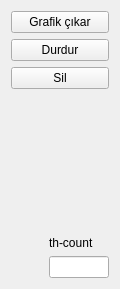
<?xml version="1.0" encoding="UTF-8"?>
<ui version="4.0">
 <class>Form</class>
 <widget class="QWidget" name="Form">
  <property name="geometry">
   <rect>
    <x>0</x>
    <y>0</y>
    <width>141</width>
    <height>297</height>
   </rect>
  </property>
  <property name="sizePolicy">
   <sizepolicy hsizetype="Fixed" vsizetype="Fixed">
    <horstretch>0</horstretch>
    <verstretch>0</verstretch>
   </sizepolicy>
  </property>
  <property name="maximumSize">
   <size>
    <width>4000</width>
    <height>4000</height>
   </size>
  </property>
  <property name="windowTitle">
   <string>Form</string>
  </property>
  <layout class="QGridLayout" name="gridLayout">
   <property name="sizeConstraint">
    <enum>QLayout::SetFixedSize</enum>
   </property>
   <item row="2" column="0" colspan="4">
    <widget class="QPushButton" name="pushButton_delete">
     <property name="text">
      <string>Sil</string>
     </property>
    </widget>
   </item>
   <item row="0" column="0" colspan="4">
    <widget class="QPushButton" name="pushButton_graph">
     <property name="text">
      <string>Grafik çıkar</string>
     </property>
    </widget>
   </item>
   <item row="1" column="0" colspan="4">
    <widget class="QPushButton" name="pushButton_stop">
     <property name="text">
      <string>Durdur</string>
     </property>
    </widget>
   </item>
   <item row="7" column="3" rowspan="3">
    <widget class="QWidget" name="widget" native="true"/>
   </item>
   <item row="11" column="3">
    <widget class="QLineEdit" name="lineEdit_threadCount">
     <property name="sizePolicy">
      <sizepolicy hsizetype="Preferred" vsizetype="Fixed">
       <horstretch>0</horstretch>
       <verstretch>0</verstretch>
      </sizepolicy>
     </property>
     <property name="maximumSize">
      <size>
       <width>60</width>
       <height>16777215</height>
      </size>
     </property>
     <property name="inputMask">
      <string extracomment="working thread count"/>
     </property>
     <property name="readOnly">
      <bool>true</bool>
     </property>
     <property name="clearButtonEnabled">
      <bool>false</bool>
     </property>
    </widget>
   </item>
   <item row="4" column="0">
    <spacer name="verticalSpacer">
     <property name="orientation">
      <enum>Qt::Vertical</enum>
     </property>
     <property name="sizeHint" stdset="0">
      <size>
       <width>20</width>
       <height>123</height>
      </size>
     </property>
    </spacer>
   </item>
   <item row="10" column="3">
    <widget class="QLabel" name="label">
     <property name="text">
      <string>th-count</string>
     </property>
    </widget>
   </item>
  </layout>
 </widget>
 <resources/>
 <connections/>
</ui>
